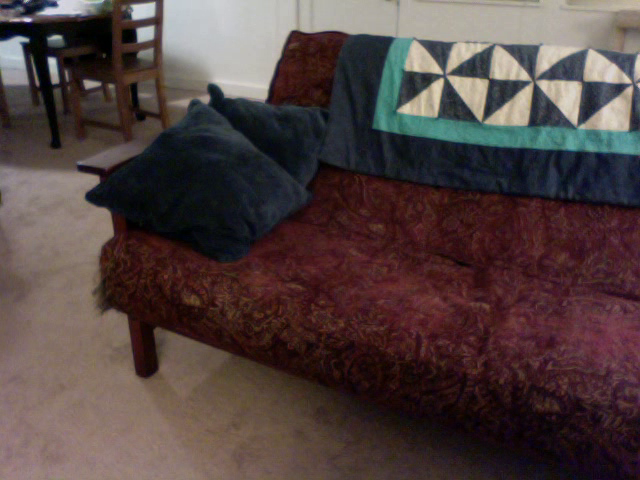
#> input picture cat_background.png, 640 x 480 px
$ python bgsub.py
#> lines starting #> are read from the running program, lines starting #| are printed output that depends on the picture; after the words box and inside, x2 and y2 are one past the last pixel; in counts of white or black regions, pixels touching at a corner belong together
########################################################################
#
# File:   bgsub.py
# Author: Matt Zucker
# Date:   February 2020 (Updated February 2021)
#
# Written for ENGR 27 - Computer Vision
#
########################################################################
#
# This file shows how to do background subtraction given two frames.

import numpy as np
import cv2
import sys

def main():

    # Read in two frames
    bg = cv2.imread('cat_background.png')
#> bg is the input picture: shape (480, 640, 3); mean B, G, R 64.2, 65.4, 80.5
    frame = cv2.imread('cat_foreground.png')
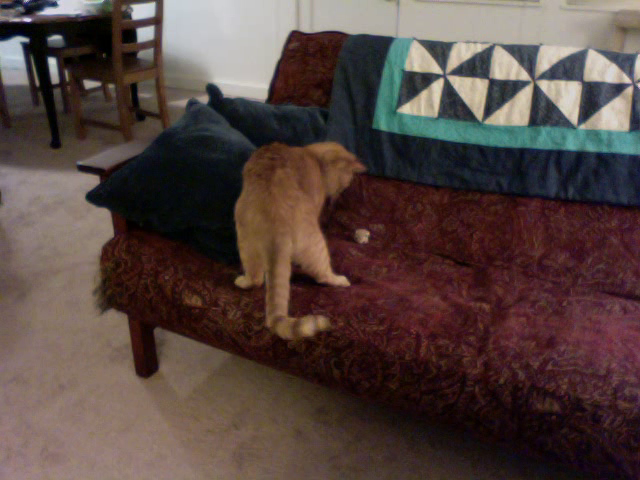
#> input picture cat_foreground.png, 640 x 480 px
#> frame is the input picture: shape (480, 640, 3); mean B, G, R 64.2, 68.2, 84.5

    # Take their absolute difference
    diff = cv2.absdiff(bg, frame)
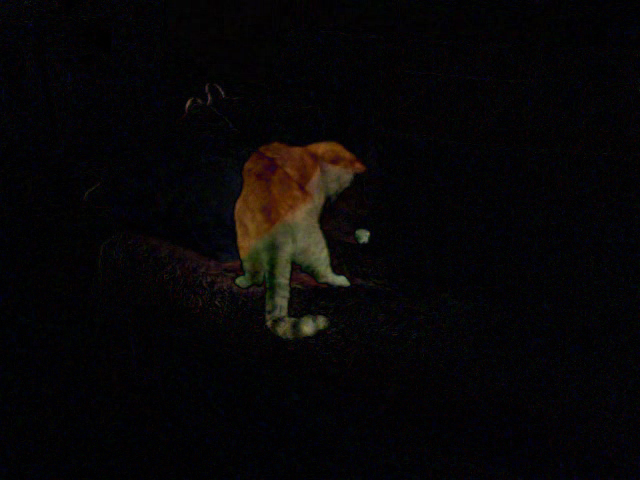
#> diff: shape (480, 640, 3); mean B, G, R 6.7, 5.9, 7.5

    # Convert to intensity image
    diff_gray = diff.max(axis=2) # per-pixel RGB -> single intensity
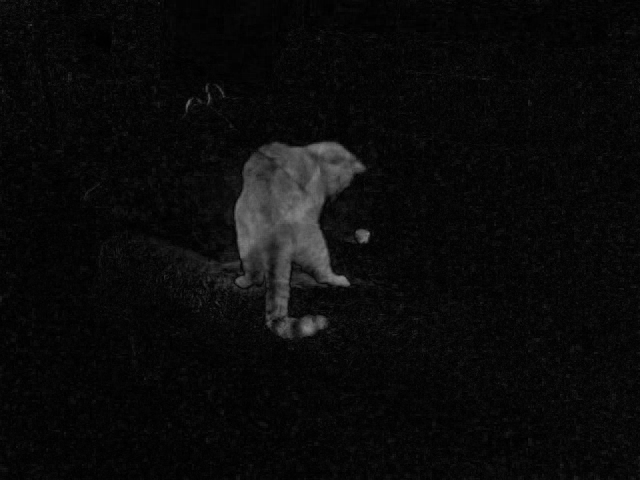
#> diff_gray: shape (480, 640); min 0, max 135, mean 10.6

    # Threshold!
    _, mask = cv2.threshold(diff_gray, 35, 255, cv2.THRESH_BINARY)
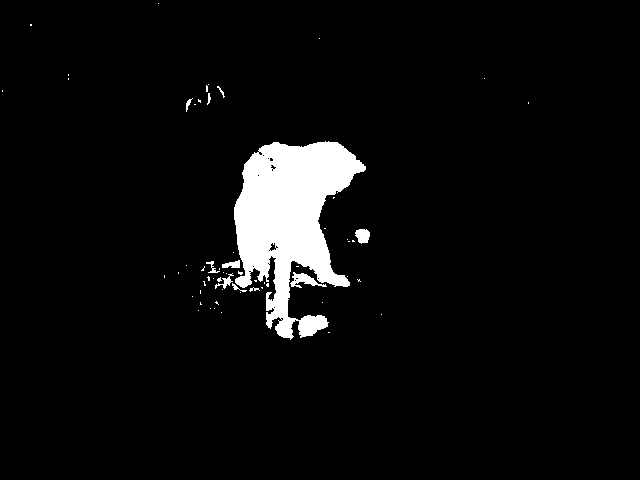
#> mask: shape (480, 640); 4.9% white; 61 white regions (50 under 20 px), largest, box (x1, y1, x2, y2) and area: (234, 141, 366, 340) 14068, (290, 272, 327, 288) 248, (355, 229, 370, 244) 169

    # Display results
    e27_show_image(bg, 'Background')
    e27_show_image(frame, 'Frame 100')
    e27_show_image(diff, 'cv2.absdiff(bg, frame)')
    e27_show_image(diff_gray, 'max of diff along RGB')
    e27_show_image(mask, 'Thresholded')

######################################################################
# Helper function stolen from tutorial.py code

_win = None

# show an image with a caption
def e27_show_image(img, text):

#> called with text = 'Background'
    display = img.copy()

    h = img.shape[0]
#> h = 480

    for txtcolor, txtsize in [(0, 4), (255, 1)]:

        cv2.putText(display, text=text,
                    org=(4, h-8),
                    fontFace=cv2.FONT_HERSHEY_SIMPLEX,
                    fontScale=0.5,
                    color=(txtcolor, txtcolor, txtcolor),
                    thickness=txtsize,
                    lineType=cv2.LINE_AA)
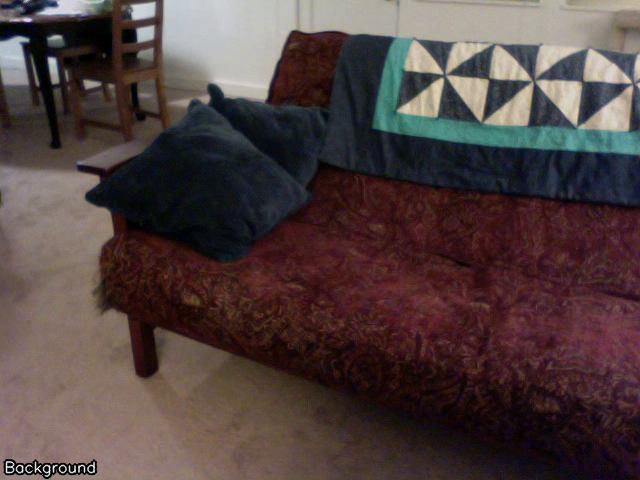
#> display: shape (480, 640, 3); 0.43% of pixels changed, all inside (x1, y1, x2, y2) = (3, 459, 98, 480)

    global _win

    if _win is None:
        print()
        print('Click in the window and hit any key to continue,')
        print('or hit ESCAPE to quit this program.')
        print()
        _win = 'Display'
        cv2.namedWindow(_win)

    cv2.imshow(_win, display)

    while True:
        k = cv2.waitKey(5)
#> (key Esc is pressed here)
        if k == 27:
            print('ESCAPE hit, quitting!')
            sys.exit(0)
#> (the program exits here)
